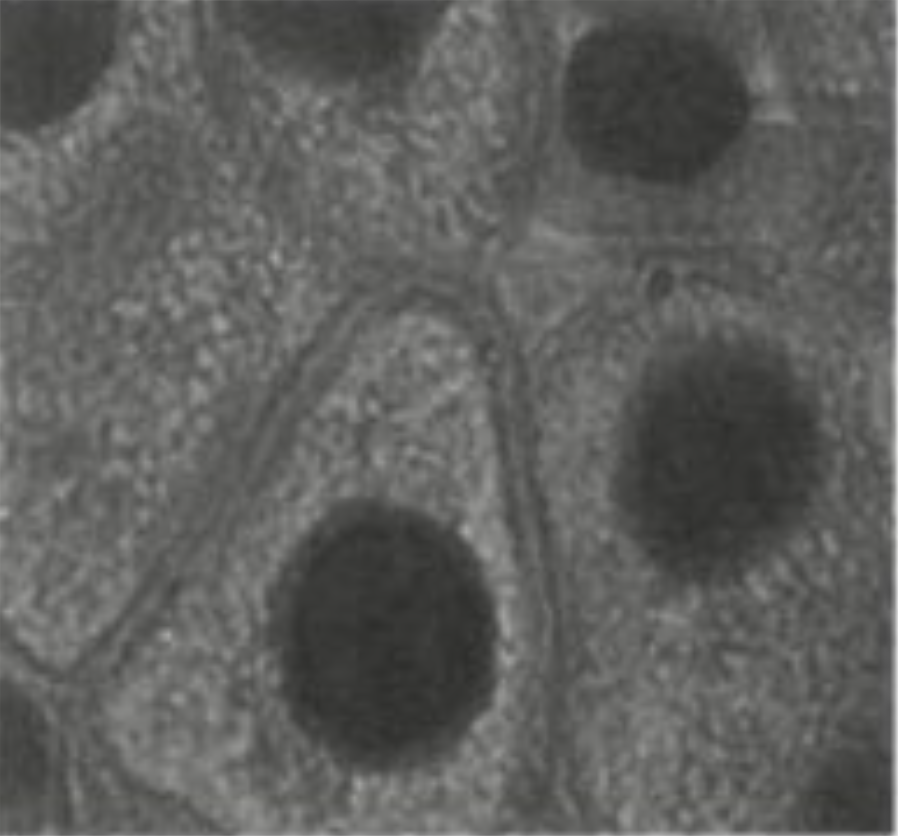
%> input picture liver-cells-gray.png, 898 x 836 px
$ octave ch11_watershedgradient.m   (GNU Octave 9; MATLAB toolbox functions it lacks are replaced by stand-ins)
%> lines starting %> are read from the running program, lines starting %| are printed output that depends on the picture; in (x1, y1, x2, y2) boxes, pixels count from 0 and x2, y2 are one past the last pixel; in counts of white or black regions, pixels touching at a corner belong together; the program's own positions count from 1
clc; clear; close all;

f = im2double(imread('liver-cells-gray.png'));
if ndims(f) == 3
    f = rgb2gray(f);
%> f: size 836x898 double
end

subplot(3,3,1), imshow(f);

g = imgradient(f);
subplot(3,3,2), imshow(g, []);

L = watershed(g);
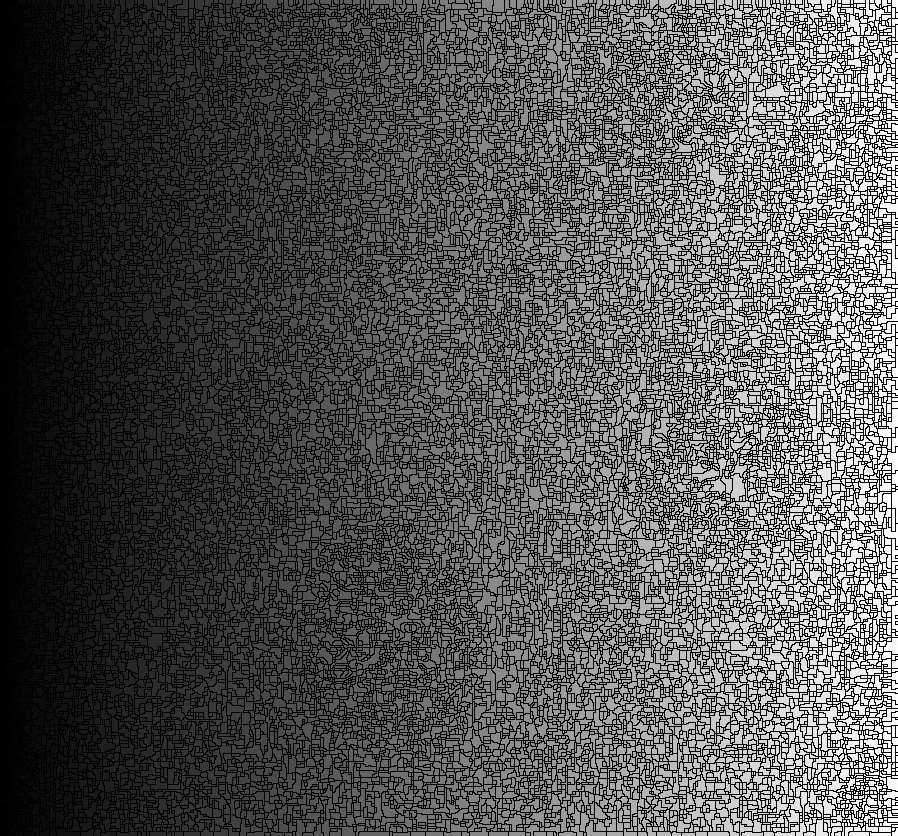
%> L: size 836x898 uint16; min 0, max 23448, mean 7410.9; drawn with min black and max white
ridges = L == 0;
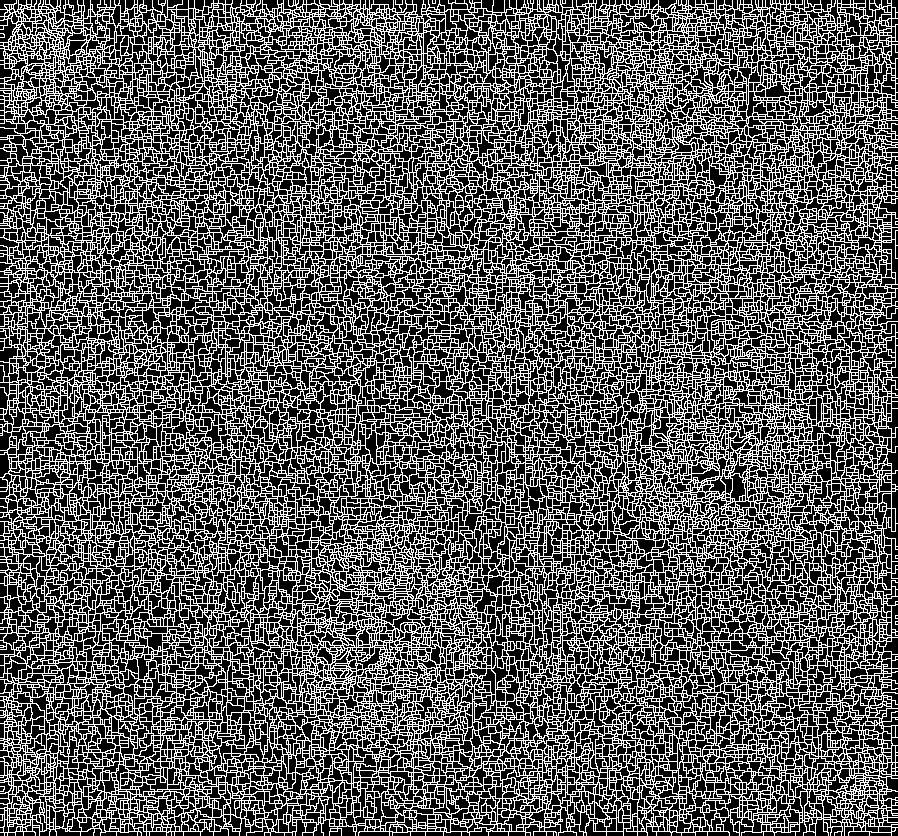
%> ridges: size 836x898 logical; 35.5% white in thin lines or dots
subplot(3,3,3), imshow(ridges), title('ridges');

% Smooth the image.
fs = imgaussfilt(f, 0.02 * size(f,1));
subplot(3,3,4), imshow(fs);

% Compute the gradient.
gs = imgradient(fs);
subplot(3,3,5), imshow(gs, []);

Ls = watershed(gs);
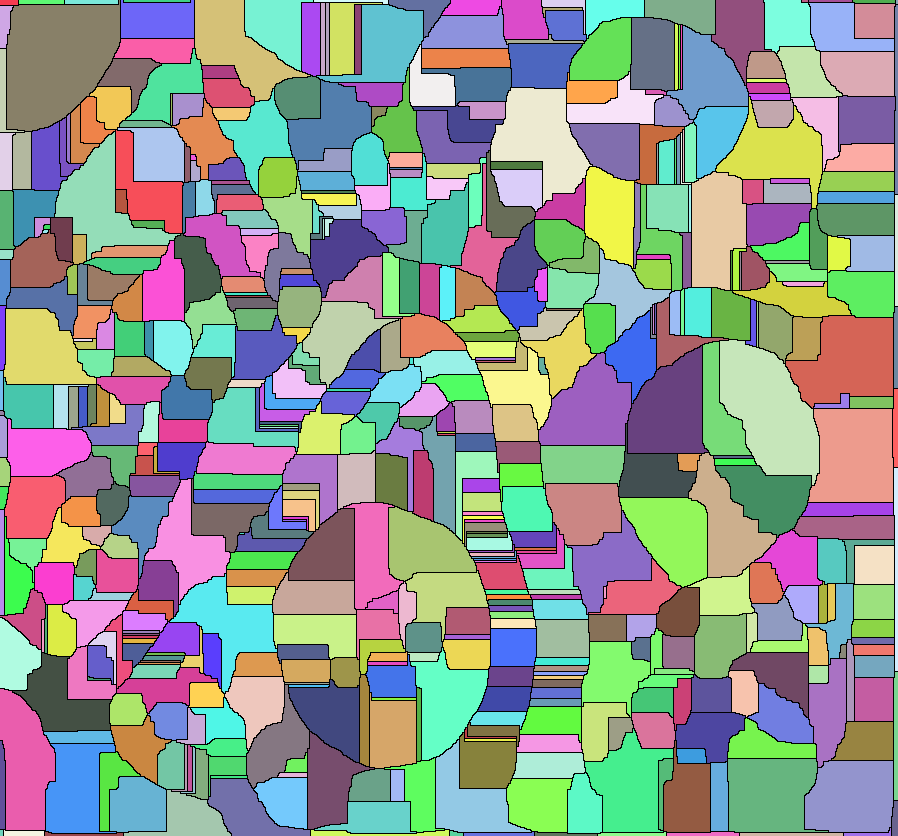
%> Ls: size 836x898 uint16; 593 distinct labels, from 0 to 592; one colour per label, 0 black
ridgess = Ls == 0;
%> ridgess: size 836x898 logical; 6.5% white in thin lines or dots
subplot(3,3,6), imshow(ridgess);

gsm = imhmin(gs, 0.01);
subplot(3,3,7), imshow(gsm, []);
Lsm = watershed(gsm);
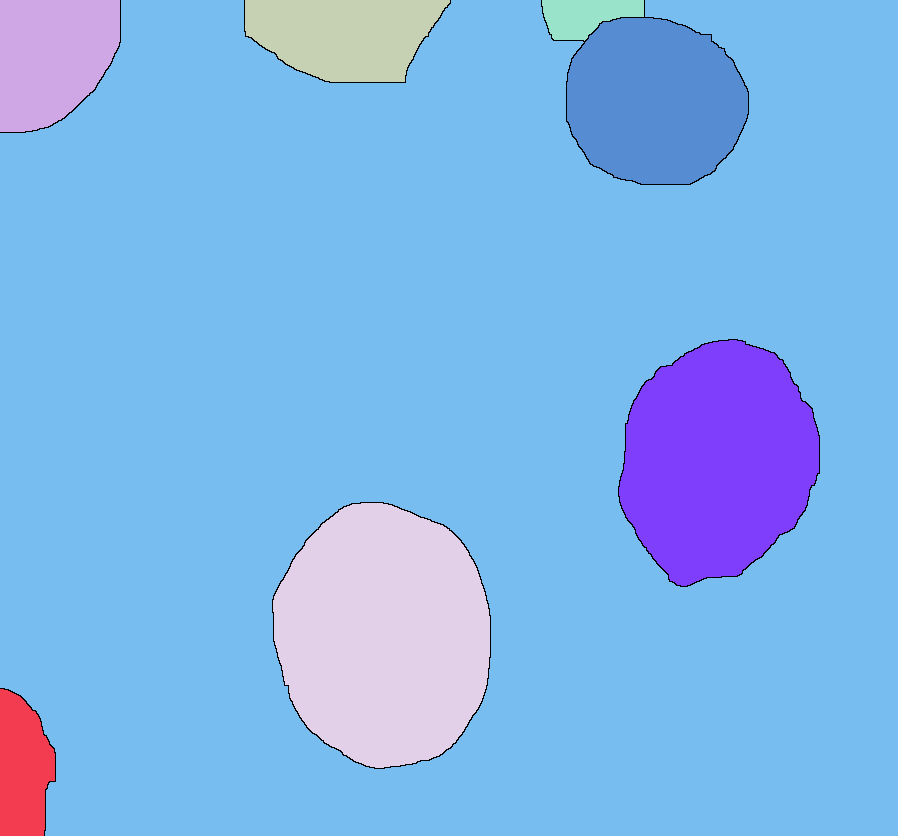
%> Lsm: size 836x898 uint8; 9 distinct labels, from 0 to 8; one colour per label, 0 black
ridgessm = Lsm == 0;
%> ridgessm: size 836x898 logical; 0.47% white in thin lines or dots
se = strel('line',11,20);
ridgessm = imdilate(ridgessm, se);
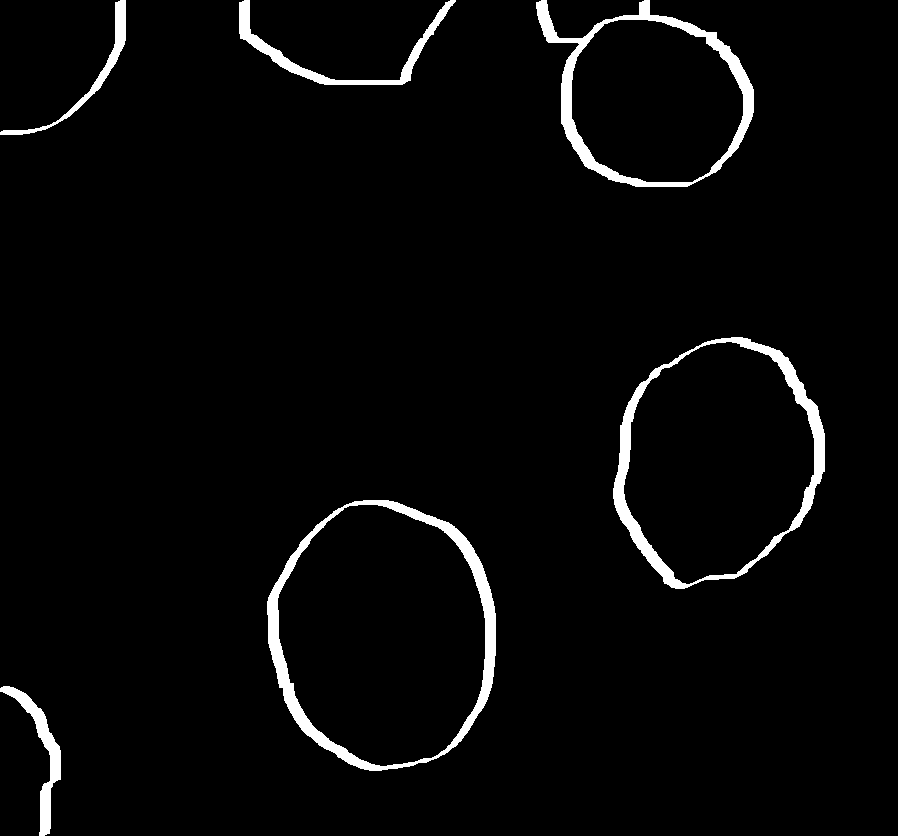
%> ridgessm: size 836x898 logical; 3.2% white; 6 white regions, box (x1, y1, x2, y2) and area: (267, 500, 496, 771) 6776, (613, 337, 825, 589) 5920, (536, 0, 754, 187) 5457, (239, 0, 456, 85) 2447, (0, 686, 61, 836) 1864, (0, 0, 126, 135) 1383
subplot(3,3,8), imshow(ridgessm, []);

fseg = f;
fseg(Lsm == 0) = 1;
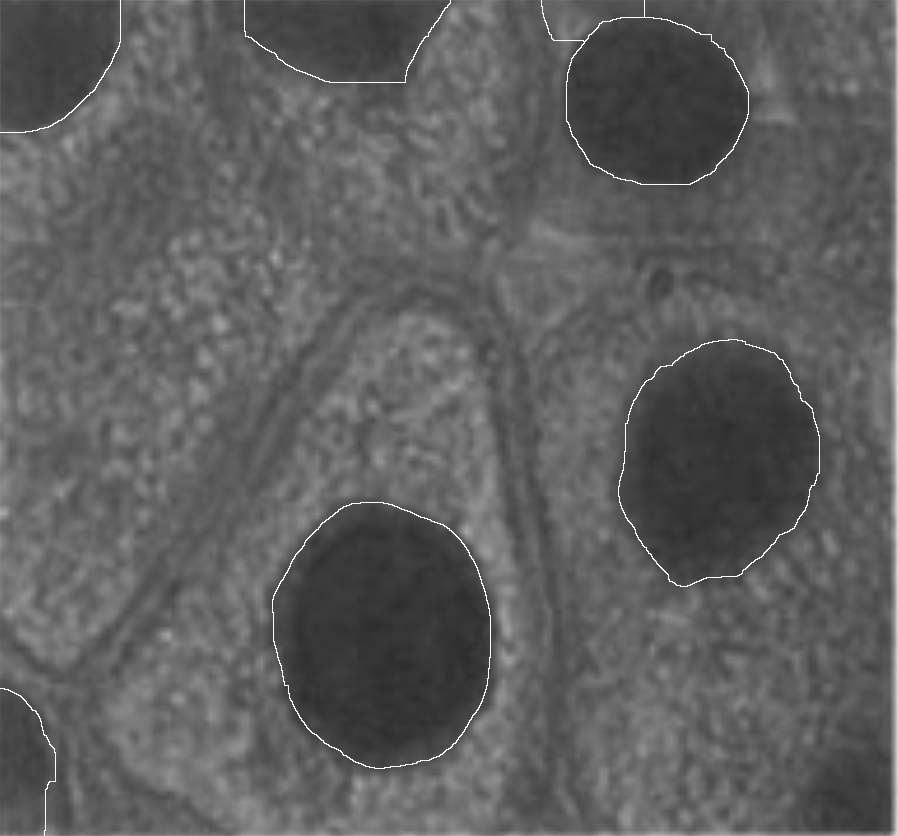
%> fseg: size 836x898 double; min 0.17, max 1, mean 0.374
% fsegc = imcolorcode(fseg, [1 0 0]);
subplot(3,3,9), imshow(fseg);
